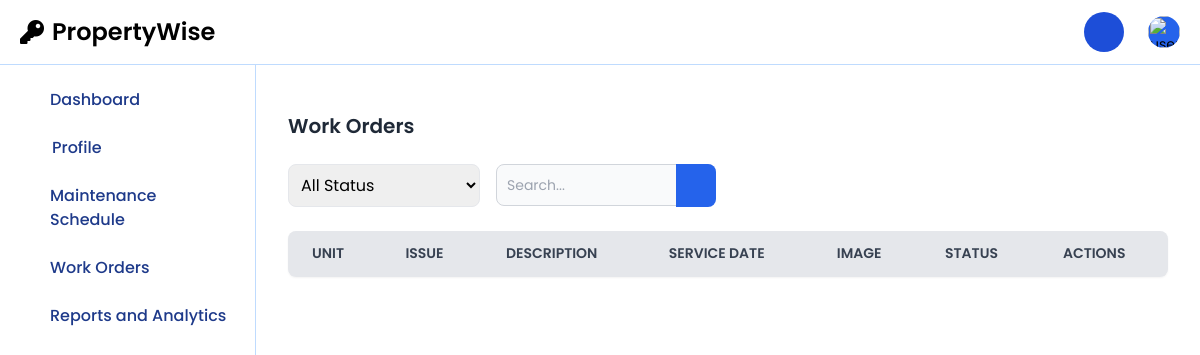
The page /staff/staffWork.php (signed in) on the database as committed earlier.
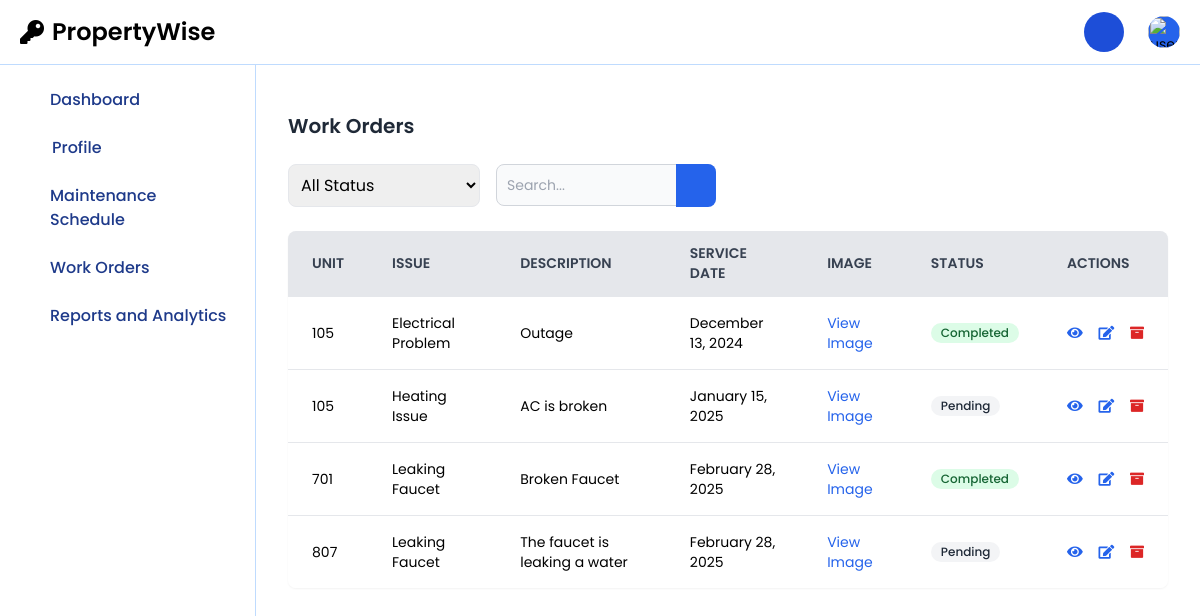
The same page on the database as committed later.
### tables this page shows
CREATE TABLE `maintenance_requests` (
  `id` int(11) NOT NULL,
  `user_id` int(11) NOT NULL,
  `unit` varchar(50) NOT NULL,
  `issue` varchar(100) NOT NULL,
  `description` text NOT NULL,
  `action_taken` text DEFAULT NULL,
  `maintenance_cost` decimal(10,2) DEFAULT NULL,
  `completion_date` datetime DEFAULT NULL,
  `service_date` date NOT NULL,
  `status` enum('Pending','In Progress','Completed') DEFAULT 'Pending',
  `report_pdf` varchar(255) DEFAULT NULL,
  `image` varchar(255) DEFAULT NULL,
  `created_at` timestamp NOT NULL DEFAULT current_timestamp(),
  `updated_at` timestamp NOT NULL DEFAULT current_timestamp() ON UPDATE current_timestamp(),
  `assigned_to` int(11) DEFAULT NULL,
  `priority` enum('high','medium','low') NOT NULL DEFAULT 'medium',
  `archived` tinyint(1) DEFAULT 0
);

### staff/staffWork.php (the view, shortened to what the changed rows need)
<?php
require '../session/db.php';
$staffId = $_SESSION['staff_id'];
$query = "SELECT id, unit, issue, description, service_date, image, status
          FROM maintenance_requests
          WHERE archived = 0 AND assigned_to = ?";
$stmt = $conn->prepare($query);
$stmt->bind_param('i', $staffId);
$stmt->execute();
$result = $stmt->get_result();
$requests = [];
while ($row = $result->fetch_assoc()) {
    $requests[] = $row;
}
?>
<!DOCTYPE html>
<html lang="en">
<head>
    <script src="https://cdn.tailwindcss.com"></script>
    <link rel="stylesheet" href="https://cdnjs.cloudflare.com/ajax/libs/font-awesome/5.15.4/css/all.min.css">
</head>
<body>
<?php include('staffNavbar.php'); ?>
<?php include('staffSidebar.php'); ?>
<div class="sm:ml-64 p-4 sm:p-8 mx-auto">
    <div class="mt-16 sm:mt-20">
        <h1 class="text-lg sm:text-xl font-semibold text-gray-800 mb-4 sm:mb-6">Work Orders</h1>
        <div class="bg-white rounded-lg shadow-sm overflow-hidden">
            <div class="overflow-x-auto">
                <table class="min-w-full divide-y divide-gray-200">
                    <thead class="bg-gray-50">
                        <tr>
                            <th class="px-4 sm:px-6 py-3 text-left text-xs sm:text-sm font-semibold text-gray-700 border-b-2 border-gray-200 bg-gray-200 uppercase">Unit</th>
                            <th class="px-4 sm:px-6 py-3 text-left text-xs sm:text-sm font-semibold text-gray-700 border-b-2 border-gray-200 bg-gray-200 uppercase">Issue</th>
                            <th class="px-4 sm:px-6 py-3 text-left text-xs sm:text-sm font-semibold text-gray-700 border-b-2 border-gray-200 bg-gray-200 uppercase">Description</th>
                            <th class="px-4 sm:px-6 py-3 text-left text-xs sm:text-sm font-semibold text-gray-700 border-b-2 border-gray-200 bg-gray-200 uppercase">Service Date</th>
                            <th class="px-4 sm:px-6 py-3 text-left text-xs sm:text-sm font-semibold text-gray-700 border-b-2 border-gray-200 bg-gray-200 uppercase">Image</th>
                            <th class="px-4 sm:px-6 py-3 text-left text-xs sm:text-sm font-semibold text-gray-700 border-b-2 border-gray-200 bg-gray-200 uppercase">Status</th>
                            <th class="px-4 sm:px-6 py-3 text-left text-xs sm:text-sm font-semibold text-gray-700 border-b-2 border-gray-200 bg-gray-200 uppercase">Actions</th>
                        </tr>
                    </thead>
                    <tbody id="workOrdersTableBody" class="bg-white divide-y divide-gray-200">
                        <?php foreach ($requests as $request): ?>
                            <?php
                            $statusColor = '';
                            if ($request['status'] == 'Pending') {
                                $statusColor = 'bg-gray-100 text-gray-800';
                            } elseif ($request['status'] == 'In Progress') {
                                $statusColor = 'bg-yellow-100 text-yellow-800';
                            } elseif ($request['status'] == 'Completed') {
                                $statusColor = 'bg-green-100 text-green-800';
                            }
                            $formattedDate = date('F j, Y', strtotime($request['service_date']));
                            ?>
                            <tr>
                                <td class="px-4 sm:px-6 py-4 text-sm"><?php echo htmlspecialchars($request['unit']); ?></td>
                                <td class="px-4 sm:px-6 py-4 text-sm"><?php echo htmlspecialchars($request['issue']); ?></td>
                                <td class="px-4 sm:px-6 py-4 text-sm"><?php echo htmlspecialchars($request['description']); ?></td>
                                <td class="px-4 sm:px-6 py-4 text-sm"><?php echo htmlspecialchars($formattedDate); ?></td>
                                <td class="px-4 sm:px-6 py-4 text-sm">
                                    <?php if ($request['image']) : ?>
                                        <a href="../users/<?php echo htmlspecialchars($request['image']); ?>" target="_blank" class="text-blue-600">View Image</a>
                                    <?php else : ?>
                                        No Image
                                    <?php endif; ?>
                                </td>
                                <td class="px-4 sm:px-6 py-4 text-sm">
                                    <span class="inline-flex items-center px-2.5 py-0.5 rounded-full text-xs font-medium <?php echo $statusColor; ?>">
                                        <?php echo htmlspecialchars($request['status']); ?>
                                    </span>
                                </td>
                                <td class="px-4 sm:px-6 py-4 whitespace-nowrap text-sm">
                                    <button onclick="viewRequest(<?= $request['id'] ?>)" class="text-blue-600 hover:text-blue-900 mr-3">
                                        <i class="fas fa-eye"></i>
                                    </button>
                                    <button onclick="openReportModal(<?= $request['id'] ?>)" class="text-blue-600 hover:text-blue-900 mr-3">
                                        <i class="fas fa-edit"></i>
                                    </button>
                                    <button onclick="archiveRequest(<?= $request['id'] ?>)" class="text-red-600 hover:text-red-900">
                                        <i class="fas fa-archive"></i>
                                    </button>
                                </td>
                            </tr>
                        <?php endforeach; ?>
                    </tbody>
                </table>
            </div>
        </div>
    </div>
</div>
</body>
</html>

Rows that differ between the two databases and show on the page:
added maintenance_requests: unit "105", issue "Electrical Problem", description "Outage", service_date "December 13, 2024", status "Completed"
added maintenance_requests: unit "105", issue "Heating Issue", description "AC is broken", service_date "January 15, 2025", status "Pending"
added maintenance_requests: unit "701", issue "Leaking Faucet", description "Broken Faucet", service_date "February 28, 2025", status "Completed"
added maintenance_requests: unit "807", issue "Leaking Faucet", description "The faucet is leaking a water", service_date "February 28, 2025", status "Pending"
